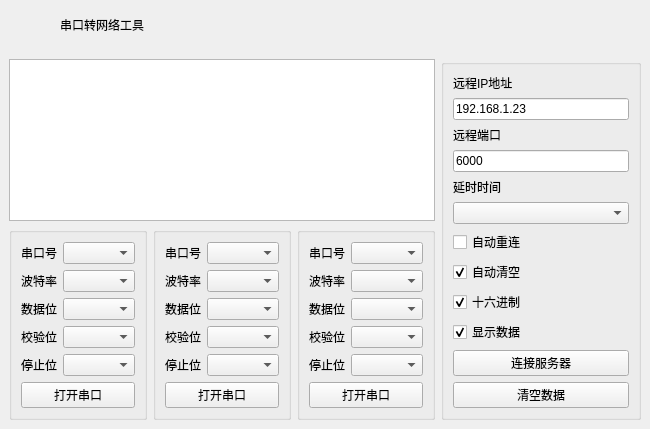
<?xml version="1.0" encoding="UTF-8"?>
<ui version="4.0">
 <class>frmCOMTCPTool</class>
 <widget class="QDialog" name="frmCOMTCPTool">
  <property name="geometry">
   <rect>
    <x>0</x>
    <y>0</y>
    <width>650</width>
    <height>370</height>
   </rect>
  </property>
  <layout class="QVBoxLayout" name="verticalLayout_2">
   <property name="spacing">
    <number>0</number>
   </property>
   <property name="leftMargin">
    <number>0</number>
   </property>
   <property name="topMargin">
    <number>0</number>
   </property>
   <property name="rightMargin">
    <number>0</number>
   </property>
   <property name="bottomMargin">
    <number>0</number>
   </property>
   <item>
    <widget class="QWidget" name="widget_title" native="true">
     <property name="sizePolicy">
      <sizepolicy hsizetype="Preferred" vsizetype="Fixed">
       <horstretch>0</horstretch>
       <verstretch>0</verstretch>
      </sizepolicy>
     </property>
     <property name="minimumSize">
      <size>
       <width>0</width>
       <height>50</height>
      </size>
     </property>
     <layout class="QHBoxLayout" name="horizontalLayout_4">
      <property name="spacing">
       <number>0</number>
      </property>
      <property name="leftMargin">
       <number>0</number>
      </property>
      <property name="topMargin">
       <number>0</number>
      </property>
      <property name="rightMargin">
       <number>0</number>
      </property>
      <property name="bottomMargin">
       <number>0</number>
      </property>
      <item>
       <widget class="QLabel" name="lab_Ico">
        <property name="sizePolicy">
         <sizepolicy hsizetype="Minimum" vsizetype="Preferred">
          <horstretch>0</horstretch>
          <verstretch>0</verstretch>
         </sizepolicy>
        </property>
        <property name="minimumSize">
         <size>
          <width>60</width>
          <height>0</height>
         </size>
        </property>
        <property name="text">
         <string/>
        </property>
        <property name="alignment">
         <set>Qt::AlignCenter</set>
        </property>
       </widget>
      </item>
      <item>
       <widget class="QLabel" name="lab_Title">
        <property name="sizePolicy">
         <sizepolicy hsizetype="Expanding" vsizetype="Preferred">
          <horstretch>0</horstretch>
          <verstretch>0</verstretch>
         </sizepolicy>
        </property>
        <property name="styleSheet">
         <string notr="true"/>
        </property>
        <property name="text">
         <string>串口转网络工具</string>
        </property>
        <property name="alignment">
         <set>Qt::AlignLeading|Qt::AlignLeft|Qt::AlignVCenter</set>
        </property>
       </widget>
      </item>
      <item>
       <widget class="QWidget" name="widget_menu" native="true">
        <property name="sizePolicy">
         <sizepolicy hsizetype="Minimum" vsizetype="Preferred">
          <horstretch>0</horstretch>
          <verstretch>0</verstretch>
         </sizepolicy>
        </property>
        <layout class="QHBoxLayout" name="horizontalLayout_5">
         <property name="spacing">
          <number>0</number>
         </property>
         <property name="leftMargin">
          <number>0</number>
         </property>
         <property name="topMargin">
          <number>0</number>
         </property>
         <property name="rightMargin">
          <number>0</number>
         </property>
         <property name="bottomMargin">
          <number>0</number>
         </property>
         <item>
          <widget class="QPushButton" name="btnMenu_Close">
           <property name="sizePolicy">
            <sizepolicy hsizetype="Minimum" vsizetype="Expanding">
             <horstretch>0</horstretch>
             <verstretch>0</verstretch>
            </sizepolicy>
           </property>
           <property name="minimumSize">
            <size>
             <width>100</width>
             <height>0</height>
            </size>
           </property>
           <property name="cursor">
            <cursorShape>ArrowCursor</cursorShape>
           </property>
           <property name="focusPolicy">
            <enum>Qt::NoFocus</enum>
           </property>
           <property name="text">
            <string/>
           </property>
           <property name="flat">
            <bool>true</bool>
           </property>
          </widget>
         </item>
        </layout>
       </widget>
      </item>
     </layout>
    </widget>
   </item>
   <item>
    <widget class="QWidget" name="widget_main" native="true">
     <property name="styleSheet">
      <string notr="true"/>
     </property>
     <layout class="QGridLayout" name="gridLayout_2">
      <item row="0" column="0" colspan="3">
       <widget class="QTextEdit" name="txtMain">
        <property name="focusPolicy">
         <enum>Qt::NoFocus</enum>
        </property>
       </widget>
      </item>
      <item row="0" column="3" rowspan="2">
       <widget class="QGroupBox" name="gboxTCP">
        <property name="sizePolicy">
         <sizepolicy hsizetype="Preferred" vsizetype="Expanding">
          <horstretch>0</horstretch>
          <verstretch>0</verstretch>
         </sizepolicy>
        </property>
        <property name="minimumSize">
         <size>
          <width>200</width>
          <height>0</height>
         </size>
        </property>
        <property name="maximumSize">
         <size>
          <width>180</width>
          <height>16777215</height>
         </size>
        </property>
        <property name="title">
         <string/>
        </property>
        <layout class="QVBoxLayout" name="verticalLayout">
         <item>
          <widget class="QLabel" name="labServerIP">
           <property name="text">
            <string>远程IP地址</string>
           </property>
          </widget>
         </item>
         <item>
          <widget class="QLineEdit" name="txtServerIP">
           <property name="text">
            <string>192.168.1.23</string>
           </property>
          </widget>
         </item>
         <item>
          <widget class="QLabel" name="labServerPort">
           <property name="text">
            <string>远程端口</string>
           </property>
          </widget>
         </item>
         <item>
          <widget class="QLineEdit" name="txtServerPort">
           <property name="text">
            <string>6000</string>
           </property>
          </widget>
         </item>
         <item>
          <widget class="QLabel" name="labSleepTime">
           <property name="text">
            <string>延时时间</string>
           </property>
          </widget>
         </item>
         <item>
          <widget class="QComboBox" name="cboxSleepTime"/>
         </item>
         <item>
          <widget class="QCheckBox" name="ckAutoConnect">
           <property name="focusPolicy">
            <enum>Qt::NoFocus</enum>
           </property>
           <property name="text">
            <string>自动重连</string>
           </property>
          </widget>
         </item>
         <item>
          <widget class="QCheckBox" name="ckAutoClear">
           <property name="focusPolicy">
            <enum>Qt::NoFocus</enum>
           </property>
           <property name="text">
            <string>自动清空</string>
           </property>
           <property name="checked">
            <bool>true</bool>
           </property>
          </widget>
         </item>
         <item>
          <widget class="QCheckBox" name="ckHex">
           <property name="focusPolicy">
            <enum>Qt::NoFocus</enum>
           </property>
           <property name="text">
            <string>十六进制</string>
           </property>
           <property name="checked">
            <bool>true</bool>
           </property>
          </widget>
         </item>
         <item>
          <widget class="QCheckBox" name="ckShowData">
           <property name="focusPolicy">
            <enum>Qt::NoFocus</enum>
           </property>
           <property name="text">
            <string>显示数据</string>
           </property>
           <property name="checked">
            <bool>true</bool>
           </property>
          </widget>
         </item>
         <item>
          <widget class="QPushButton" name="btnConnect">
           <property name="sizePolicy">
            <sizepolicy hsizetype="Minimum" vsizetype="Expanding">
             <horstretch>0</horstretch>
             <verstretch>0</verstretch>
            </sizepolicy>
           </property>
           <property name="focusPolicy">
            <enum>Qt::NoFocus</enum>
           </property>
           <property name="text">
            <string>连接服务器</string>
           </property>
          </widget>
         </item>
         <item>
          <widget class="QPushButton" name="btnClear">
           <property name="sizePolicy">
            <sizepolicy hsizetype="Minimum" vsizetype="Expanding">
             <horstretch>0</horstretch>
             <verstretch>0</verstretch>
            </sizepolicy>
           </property>
           <property name="focusPolicy">
            <enum>Qt::NoFocus</enum>
           </property>
           <property name="text">
            <string>清空数据</string>
           </property>
          </widget>
         </item>
        </layout>
       </widget>
      </item>
      <item row="1" column="0">
       <widget class="QGroupBox" name="gboxCOM1">
        <property name="sizePolicy">
         <sizepolicy hsizetype="Preferred" vsizetype="Fixed">
          <horstretch>0</horstretch>
          <verstretch>0</verstretch>
         </sizepolicy>
        </property>
        <property name="minimumSize">
         <size>
          <width>0</width>
          <height>0</height>
         </size>
        </property>
        <property name="title">
         <string/>
        </property>
        <layout class="QGridLayout" name="gridLayout">
         <item row="0" column="0">
          <widget class="QLabel" name="labPortName1">
           <property name="text">
            <string>串口号</string>
           </property>
          </widget>
         </item>
         <item row="0" column="1">
          <widget class="QComboBox" name="cboxPortName1">
           <property name="sizePolicy">
            <sizepolicy hsizetype="Expanding" vsizetype="Fixed">
             <horstretch>0</horstretch>
             <verstretch>0</verstretch>
            </sizepolicy>
           </property>
           <property name="minimumSize">
            <size>
             <width>0</width>
             <height>0</height>
            </size>
           </property>
          </widget>
         </item>
         <item row="1" column="0">
          <widget class="QLabel" name="labBaudRate1">
           <property name="text">
            <string>波特率</string>
           </property>
          </widget>
         </item>
         <item row="1" column="1">
          <widget class="QComboBox" name="cboxBaudRate1">
           <property name="sizePolicy">
            <sizepolicy hsizetype="Expanding" vsizetype="Fixed">
             <horstretch>0</horstretch>
             <verstretch>0</verstretch>
            </sizepolicy>
           </property>
           <property name="minimumSize">
            <size>
             <width>0</width>
             <height>0</height>
            </size>
           </property>
          </widget>
         </item>
         <item row="2" column="0">
          <widget class="QLabel" name="labDataBit1">
           <property name="text">
            <string>数据位</string>
           </property>
          </widget>
         </item>
         <item row="2" column="1">
          <widget class="QComboBox" name="cboxDataBit1">
           <property name="sizePolicy">
            <sizepolicy hsizetype="Expanding" vsizetype="Fixed">
             <horstretch>0</horstretch>
             <verstretch>0</verstretch>
            </sizepolicy>
           </property>
           <property name="minimumSize">
            <size>
             <width>0</width>
             <height>0</height>
            </size>
           </property>
          </widget>
         </item>
         <item row="3" column="0">
          <widget class="QLabel" name="labParity1">
           <property name="text">
            <string>校验位</string>
           </property>
          </widget>
         </item>
         <item row="3" column="1">
          <widget class="QComboBox" name="cboxParity1">
           <property name="sizePolicy">
            <sizepolicy hsizetype="Expanding" vsizetype="Fixed">
             <horstretch>0</horstretch>
             <verstretch>0</verstretch>
            </sizepolicy>
           </property>
           <property name="minimumSize">
            <size>
             <width>0</width>
             <height>0</height>
            </size>
           </property>
          </widget>
         </item>
         <item row="4" column="0">
          <widget class="QLabel" name="labStopBit1">
           <property name="text">
            <string>停止位</string>
           </property>
          </widget>
         </item>
         <item row="4" column="1">
          <widget class="QComboBox" name="cboxStopBit1">
           <property name="sizePolicy">
            <sizepolicy hsizetype="Expanding" vsizetype="Fixed">
             <horstretch>0</horstretch>
             <verstretch>0</verstretch>
            </sizepolicy>
           </property>
           <property name="minimumSize">
            <size>
             <width>0</width>
             <height>0</height>
            </size>
           </property>
          </widget>
         </item>
         <item row="5" column="0" colspan="2">
          <widget class="QPushButton" name="btnOpen1">
           <property name="focusPolicy">
            <enum>Qt::NoFocus</enum>
           </property>
           <property name="text">
            <string>打开串口</string>
           </property>
          </widget>
         </item>
        </layout>
       </widget>
      </item>
      <item row="1" column="1">
       <widget class="QGroupBox" name="gboxCOM1_3">
        <property name="sizePolicy">
         <sizepolicy hsizetype="Preferred" vsizetype="Fixed">
          <horstretch>0</horstretch>
          <verstretch>0</verstretch>
         </sizepolicy>
        </property>
        <property name="minimumSize">
         <size>
          <width>0</width>
          <height>0</height>
         </size>
        </property>
        <property name="title">
         <string/>
        </property>
        <layout class="QGridLayout" name="gridLayout_3">
         <item row="0" column="0">
          <widget class="QLabel" name="labPortName2">
           <property name="text">
            <string>串口号</string>
           </property>
          </widget>
         </item>
         <item row="0" column="1">
          <widget class="QComboBox" name="cboxPortName2">
           <property name="sizePolicy">
            <sizepolicy hsizetype="Expanding" vsizetype="Fixed">
             <horstretch>0</horstretch>
             <verstretch>0</verstretch>
            </sizepolicy>
           </property>
           <property name="minimumSize">
            <size>
             <width>0</width>
             <height>0</height>
            </size>
           </property>
          </widget>
         </item>
         <item row="1" column="0">
          <widget class="QLabel" name="labBaudRate2">
           <property name="text">
            <string>波特率</string>
           </property>
          </widget>
         </item>
         <item row="1" column="1">
          <widget class="QComboBox" name="cboxBaudRate2">
           <property name="sizePolicy">
            <sizepolicy hsizetype="Expanding" vsizetype="Fixed">
             <horstretch>0</horstretch>
             <verstretch>0</verstretch>
            </sizepolicy>
           </property>
           <property name="minimumSize">
            <size>
             <width>0</width>
             <height>0</height>
            </size>
           </property>
          </widget>
         </item>
         <item row="2" column="0">
          <widget class="QLabel" name="labDataBit2">
           <property name="text">
            <string>数据位</string>
           </property>
          </widget>
         </item>
         <item row="2" column="1">
          <widget class="QComboBox" name="cboxDataBit2">
           <property name="sizePolicy">
            <sizepolicy hsizetype="Expanding" vsizetype="Fixed">
             <horstretch>0</horstretch>
             <verstretch>0</verstretch>
            </sizepolicy>
           </property>
           <property name="minimumSize">
            <size>
             <width>0</width>
             <height>0</height>
            </size>
           </property>
          </widget>
         </item>
         <item row="3" column="0">
          <widget class="QLabel" name="labParity2">
           <property name="text">
            <string>校验位</string>
           </property>
          </widget>
         </item>
         <item row="3" column="1">
          <widget class="QComboBox" name="cboxParity2">
           <property name="sizePolicy">
            <sizepolicy hsizetype="Expanding" vsizetype="Fixed">
             <horstretch>0</horstretch>
             <verstretch>0</verstretch>
            </sizepolicy>
           </property>
           <property name="minimumSize">
            <size>
             <width>0</width>
             <height>0</height>
            </size>
           </property>
          </widget>
         </item>
         <item row="4" column="0">
          <widget class="QLabel" name="labStopBit2">
           <property name="text">
            <string>停止位</string>
           </property>
          </widget>
         </item>
         <item row="4" column="1">
          <widget class="QComboBox" name="cboxStopBit2">
           <property name="sizePolicy">
            <sizepolicy hsizetype="Expanding" vsizetype="Fixed">
             <horstretch>0</horstretch>
             <verstretch>0</verstretch>
            </sizepolicy>
           </property>
           <property name="minimumSize">
            <size>
             <width>0</width>
             <height>0</height>
            </size>
           </property>
          </widget>
         </item>
         <item row="5" column="0" colspan="2">
          <widget class="QPushButton" name="btnOpen2">
           <property name="focusPolicy">
            <enum>Qt::NoFocus</enum>
           </property>
           <property name="text">
            <string>打开串口</string>
           </property>
          </widget>
         </item>
        </layout>
       </widget>
      </item>
      <item row="1" column="2">
       <widget class="QGroupBox" name="gboxCOM1_4">
        <property name="sizePolicy">
         <sizepolicy hsizetype="Preferred" vsizetype="Fixed">
          <horstretch>0</horstretch>
          <verstretch>0</verstretch>
         </sizepolicy>
        </property>
        <property name="minimumSize">
         <size>
          <width>0</width>
          <height>0</height>
         </size>
        </property>
        <property name="title">
         <string/>
        </property>
        <layout class="QGridLayout" name="gridLayout_4">
         <item row="0" column="0">
          <widget class="QLabel" name="labPortName3">
           <property name="text">
            <string>串口号</string>
           </property>
          </widget>
         </item>
         <item row="0" column="1">
          <widget class="QComboBox" name="cboxPortName3">
           <property name="sizePolicy">
            <sizepolicy hsizetype="Expanding" vsizetype="Fixed">
             <horstretch>0</horstretch>
             <verstretch>0</verstretch>
            </sizepolicy>
           </property>
           <property name="minimumSize">
            <size>
             <width>0</width>
             <height>0</height>
            </size>
           </property>
          </widget>
         </item>
         <item row="1" column="0">
          <widget class="QLabel" name="labBaudRate3">
           <property name="text">
            <string>波特率</string>
           </property>
          </widget>
         </item>
         <item row="1" column="1">
          <widget class="QComboBox" name="cboxBaudRate3">
           <property name="sizePolicy">
            <sizepolicy hsizetype="Expanding" vsizetype="Fixed">
             <horstretch>0</horstretch>
             <verstretch>0</verstretch>
            </sizepolicy>
           </property>
           <property name="minimumSize">
            <size>
             <width>0</width>
             <height>0</height>
            </size>
           </property>
          </widget>
         </item>
         <item row="2" column="0">
          <widget class="QLabel" name="labDataBit3">
           <property name="text">
            <string>数据位</string>
           </property>
          </widget>
         </item>
         <item row="2" column="1">
          <widget class="QComboBox" name="cboxDataBit3">
           <property name="sizePolicy">
            <sizepolicy hsizetype="Expanding" vsizetype="Fixed">
             <horstretch>0</horstretch>
             <verstretch>0</verstretch>
            </sizepolicy>
           </property>
           <property name="minimumSize">
            <size>
             <width>0</width>
             <height>0</height>
            </size>
           </property>
          </widget>
         </item>
         <item row="3" column="0">
          <widget class="QLabel" name="labParity3">
           <property name="text">
            <string>校验位</string>
           </property>
          </widget>
         </item>
         <item row="3" column="1">
          <widget class="QComboBox" name="cboxParity3">
           <property name="sizePolicy">
            <sizepolicy hsizetype="Expanding" vsizetype="Fixed">
             <horstretch>0</horstretch>
             <verstretch>0</verstretch>
            </sizepolicy>
           </property>
           <property name="minimumSize">
            <size>
             <width>0</width>
             <height>0</height>
            </size>
           </property>
          </widget>
         </item>
         <item row="4" column="0">
          <widget class="QLabel" name="labStopBit3">
           <property name="text">
            <string>停止位</string>
           </property>
          </widget>
         </item>
         <item row="4" column="1">
          <widget class="QComboBox" name="cboxStopBit3">
           <property name="sizePolicy">
            <sizepolicy hsizetype="Expanding" vsizetype="Fixed">
             <horstretch>0</horstretch>
             <verstretch>0</verstretch>
            </sizepolicy>
           </property>
           <property name="minimumSize">
            <size>
             <width>0</width>
             <height>0</height>
            </size>
           </property>
          </widget>
         </item>
         <item row="5" column="0" colspan="2">
          <widget class="QPushButton" name="btnOpen3">
           <property name="focusPolicy">
            <enum>Qt::NoFocus</enum>
           </property>
           <property name="text">
            <string>打开串口</string>
           </property>
          </widget>
         </item>
        </layout>
       </widget>
      </item>
     </layout>
    </widget>
   </item>
  </layout>
 </widget>
 <tabstops>
  <tabstop>txtServerIP</tabstop>
  <tabstop>txtServerPort</tabstop>
  <tabstop>cboxSleepTime</tabstop>
  <tabstop>cboxPortName1</tabstop>
  <tabstop>cboxBaudRate1</tabstop>
  <tabstop>cboxDataBit1</tabstop>
  <tabstop>cboxParity1</tabstop>
  <tabstop>cboxStopBit1</tabstop>
  <tabstop>cboxPortName2</tabstop>
  <tabstop>cboxBaudRate2</tabstop>
  <tabstop>cboxDataBit2</tabstop>
  <tabstop>cboxParity2</tabstop>
  <tabstop>cboxStopBit2</tabstop>
  <tabstop>cboxPortName3</tabstop>
  <tabstop>cboxBaudRate3</tabstop>
  <tabstop>cboxDataBit3</tabstop>
  <tabstop>cboxParity3</tabstop>
  <tabstop>cboxStopBit3</tabstop>
 </tabstops>
 <resources/>
 <connections/>
</ui>
